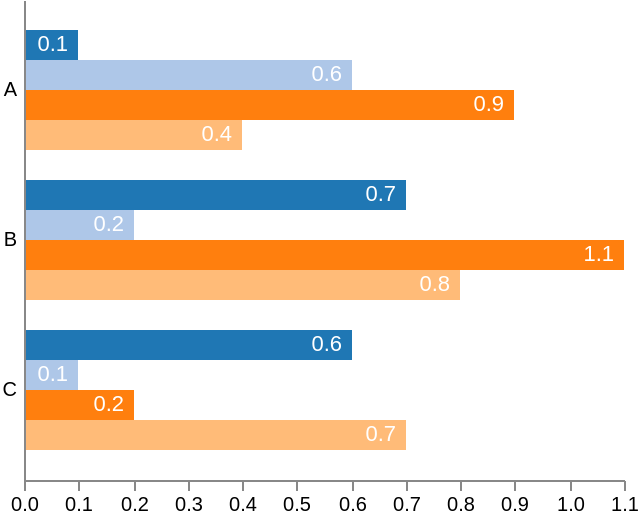

Express this chart as Vega-Lite.
### Vega specification from a JSON file in a GitHub repository (floating-point values rounded to 4 significant figures)
{"schema": {"language": "vega", "version": "3.0"}, "width": 300, "height": 240, "data": [{"name": "table", "values": [{"category": "A", "position": 0, "value": 0.1}, {"category": "A", "position": 1, "value": 0.6}, {"category": "A", "position": 2, "value": 0.9}, {"category": "A", "position": 3, "value": 0.4}, {"category": "B", "position": 0, "value": 0.7}, {"category": "B", "position": 1, "value": 0.2}, {"category": "B", "position": 2, "value": 1.1}, {"category": "B", "position": 3, "value": 0.8}, {"category": "C", "position": 0, "value": 0.6}, {"category": "C", "position": 1, "value": 0.1}, {"category": "C", "position": 2, "value": 0.2}, {"category": "C", "position": 3, "value": 0.7}]}], "scales": [{"name": "yscale", "type": "band", "domain": {"data": "table", "field": "category"}, "range": "height", "padding": 0.2}, {"name": "xscale", "type": "linear", "domain": {"data": "table", "field": "value"}, "range": "width", "round": true, "zero": true, "nice": true}, {"name": "color", "type": "ordinal", "domain": {"data": "table", "field": "position"}, "scheme": "category20"}], "axes": [{"orient": "left", "scale": "yscale", "tickSize": 0, "labelPadding": 4, "zindex": 1}, {"orient": "bottom", "scale": "xscale"}], "marks": [{"type": "group", "from": {"facet": {"data": "table", "name": "facet", "groupby": "category"}}, "encode": {"enter": {"y": {"scale": "yscale", "field": "category"}}}, "signals": [{"name": "height", "update": "bandwidth('yscale')"}], "scales": [{"name": "pos", "type": "band", "range": "height", "domain": {"data": "facet", "field": "position"}}], "marks": [{"name": "bars", "from": {"data": "facet"}, "type": "rect", "encode": {"enter": {"y": {"scale": "pos", "field": "position"}, "height": {"scale": "pos", "band": 1}, "x": {"scale": "xscale", "field": "value"}, "x2": {"scale": "xscale", "value": 0}, "fill": {"scale": "color", "field": "position"}}}}, {"type": "text", "from": {"data": "bars"}, "encode": {"enter": {"x": {"field": "x2", "offset": -5}, "y": {"field": "y", "offset": {"field": "height", "mult": 0.5}}, "fill": {"value": "white"}, "align": {"value": "right"}, "baseline": {"value": "middle"}, "text": {"field": "datum.value"}}}}]}]}
